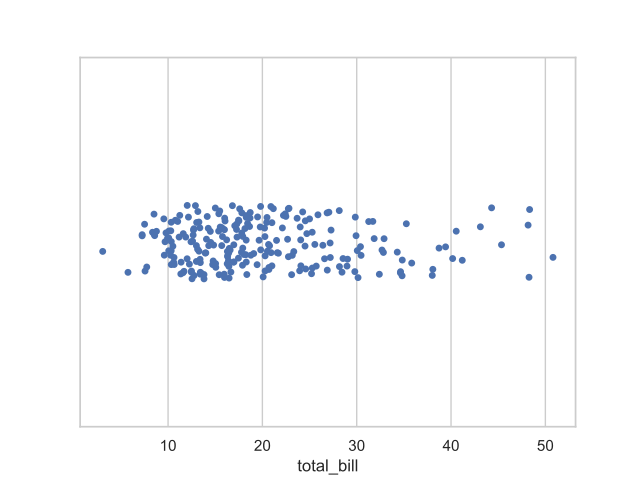

Write the Python code that produced this figure.
import seaborn as sns
sns.set(style="whitegrid")
tips = sns.load_dataset("tips")
ax = sns.stripplot(x=tips["total_bill"])
